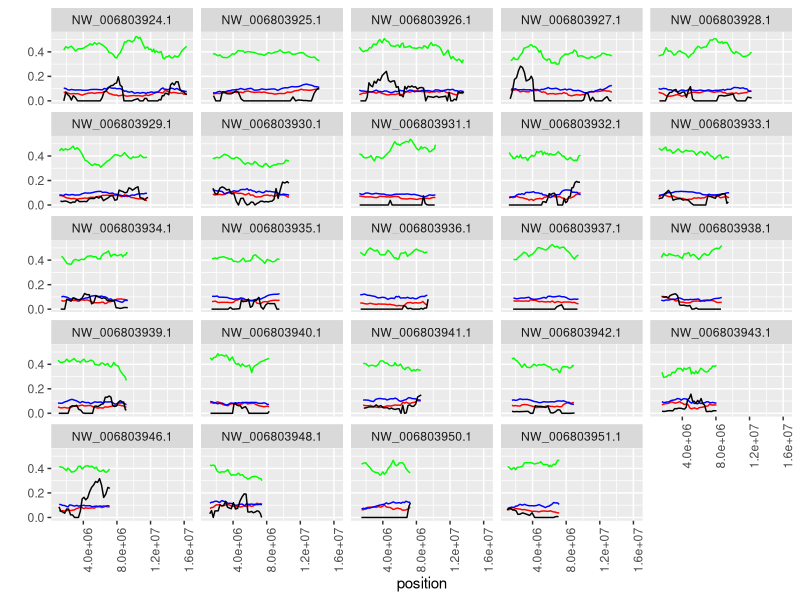

Recreate this plot in R.
library(ggplot2)
abbababa <- read.table('creh1.abbababa.csv',     header=TRUE, sep=',')
  popgen <- read.table('erin63.PopGenStats.csv', header=TRUE, sep=',')

# Windows where there is no excess of ABBA, the 'excess' cannot be quantified.
abbababa$fd[abbababa$D <= 0] <- 0.0

allStats <- merge(popgen, abbababa, by=c('scaffold', 'start', 'end'))

# I use only scaffolds with at least 27 data points.
goodScaff <- names(table(allStats$scaffold)[table(allStats$scaffold) >= 27])
filter <- allStats$scaffold %in% goodScaff

#pdf(file='windowStats.pdf', width=1000, height=1000)
p <- ggplot(data=allStats[filter,]) + geom_line(mapping=aes(x=mid.x, y=dxy_roumanicus_europaeus), color='green') + 
   geom_line(mapping=aes(x=mid.x, y=pi_roumanicus), color='red') +
   geom_line(mapping=aes(x=mid.x, y=pi_europaeus),  color='blue') +
   geom_line(mapping=aes(x=mid.y, y=fd)) +
   facet_wrap(~scaffold) + xlab('position') + ylab('') +
   theme(axis.text.x = element_text(angle=90))
ggsave('windowStats.pdf', plot=p, device='pdf')
#dev.off()
